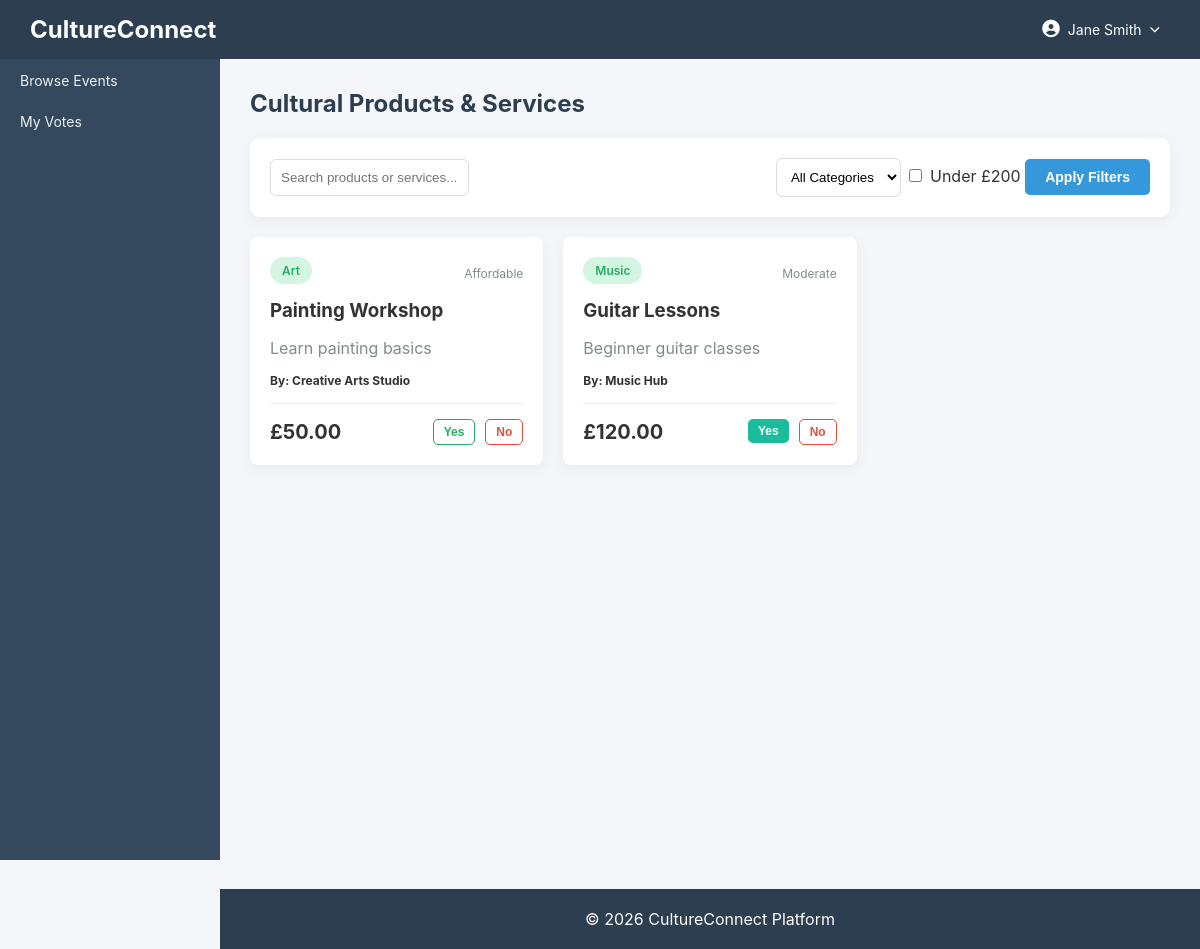
Before: /products (signed in) with the older database file.
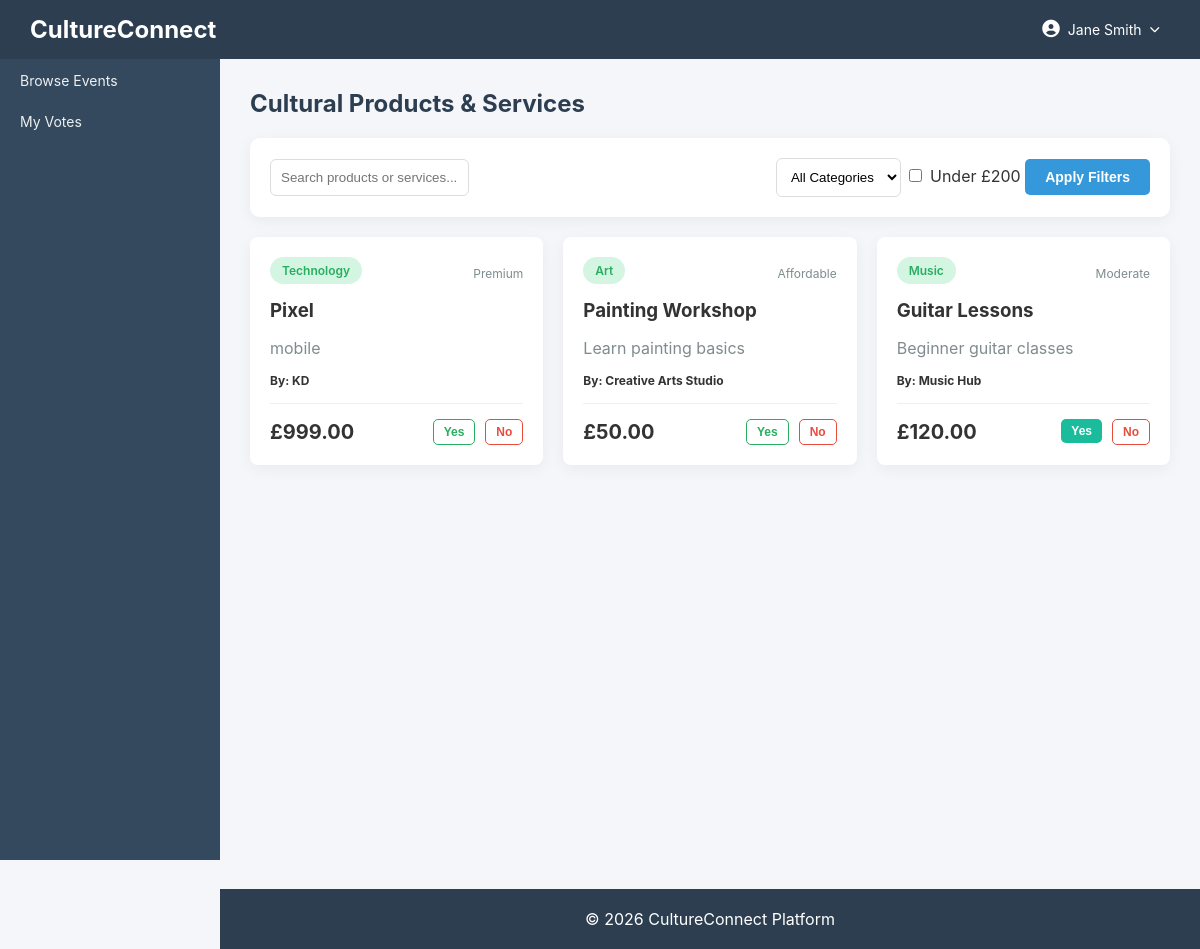
After: the same page with the newer database file.
### tables this page shows
CREATE TABLE `products` (
  `id` int(11) NOT NULL,
  `sme_id` int(11) DEFAULT NULL,
  `name` varchar(150) DEFAULT NULL,
  `description` text DEFAULT NULL,
  `category` varchar(100) DEFAULT NULL,
  `price_category` enum('Affordable','Moderate','Premium') DEFAULT NULL,
  `price` decimal(10,2) DEFAULT NULL,
  `availability` tinyint(1) DEFAULT 1,
  `created_at` timestamp NOT NULL DEFAULT current_timestamp()
);

CREATE TABLE `smes` (
  `id` int(11) NOT NULL,
  `business_name` varchar(150) DEFAULT NULL,
  `contact_email` varchar(100) DEFAULT NULL,
  `phone` varchar(20) DEFAULT NULL,
  `portfolio_link` varchar(255) DEFAULT NULL,
  `created_at` timestamp NOT NULL DEFAULT current_timestamp()
);

### controllers/ProductController.php (called while the page is built, shortened)
<?php
require_once $_SERVER['DOCUMENT_ROOT'] . '/cultureconnect/models/Product.php';
class ProductController {
    public function index() {
        $productModel = new Product();
        $search = $_GET['search'] ?? null;
        $category = $_GET['category'] ?? null;
        $price_limit = $_GET['price_limit'] ?? null;
        $stmt = $productModel->readAll(null, $search, $category, $price_limit);
        $products = [];
        while ($row = $stmt->fetch(PDO::FETCH_ASSOC)) {
            $products[] = $row;
        }
        $user_votes = [];
        if (isset($_SESSION['user_id'])) {
            $database = new Database();
            $conn = $database->getConnection();
            $stmtVotes = $conn->prepare("SELECT product_id, vote FROM votes WHERE user_id = :user_id");
            $stmtVotes->bindParam(':user_id', $_SESSION['user_id']);
            $stmtVotes->execute();
            $user_votes = $stmtVotes->fetchAll(PDO::FETCH_KEY_PAIR);
        }
        require $_SERVER['DOCUMENT_ROOT'] . '/cultureconnect/views/products/index.php';
    }
}
?>

### index.php (called while the page is built)
<?php
    require_once 'router.php';
?>

### models/Product.php (called while the page is built, shortened)
<?php
require_once $_SERVER['DOCUMENT_ROOT'] . '/cultureconnect/config/database.php';
class Product {
    private $conn;
    private $table_name = "products";
    public function __construct() {
        $database = new Database();
        $this->conn = $database->getConnection();
    }
    public function readAll($sme_id = null, $search = null, $category = null, $price_limit = null) {
        $query = "SELECT p.*, s.business_name FROM " . $this->table_name . " p
                  LEFT JOIN smes s ON p.sme_id = s.id WHERE 1=1";
        $query .= " ORDER BY p.created_at DESC";
        $stmt = $this->conn->prepare($query);
        $stmt->execute();
        return $stmt;
    }
}
?>

### config/database.php (called while the page is built, shortened)
<?php
class Database {
    private $host = "localhost";
    private $db_name = "cultureconnect";
    private $username = "root";
    private $password = "";
    public function getConnection() {
        $this->conn = null;
        try {
            $this->conn = new PDO(
                "mysql:host=" . $this->host . ";dbname=" . $this->db_name,
                $this->username,
                $this->password
            );
            $this->conn->setAttribute(PDO::ATTR_ERRMODE, PDO::ERRMODE_EXCEPTION);
        } catch(PDOException $exception) {
            echo "Connection error: " . $exception->getMessage();
        }
        return $this->conn;
    }
}

### views/products/index.php (the view, shortened to what the changed rows need)
<?php include($_SERVER['DOCUMENT_ROOT'] . '/cultureconnect/views/layouts/header.php'); ?>
<div class="content">
    <div class="flex-between mb-20">
        <h2 class="m-0 color-dark">Cultural Products & Services</h2>
    </div>
    <div class="grid-3">
        <?php if(count($products) > 0): ?>
            <?php foreach($products as $p):
                $current_vote = $user_votes[$p['id']] ?? null;
            ?>
                <div class="activity p-20 br-8">
                    <div class="flex-between items-center mb-10">
                        <span class="badge badge-success"><?php echo htmlspecialchars($p['category']); ?></span>
                        <span class="fs-12 text-muted"><?php echo htmlspecialchars($p['price_category']); ?></span>
                    </div>
                    <h3 class="m-0"><?php echo htmlspecialchars($p['name']); ?></h3>
                    <p class="text-muted fs-14 mb-15"><?php echo htmlspecialchars($p['description']); ?></p>
                    <div class="fs-12 text-bold mb-15">
                        By: <?php echo htmlspecialchars($p['business_name'] ?? 'Local Vendor'); ?>
                    </div>
                    <div class="flex-between items-center border-top p-top-15">
                        <div class="fs-20 text-bold color-success">£<?php echo number_format($p['price'], 2); ?></div>
                        <?php if(isset($_SESSION['user_id']) && $_SESSION['role'] === 'user'): ?>
                            <div class="flex-gap-10">
                                <form action="/cultureconnect/votes/store" method="POST" style="display:inline;">
                                    <button type="submit" class="btn btn-sm <?php echo $current_vote === 'Yes' ? 'btn-success' : 'btn-outline-success'; ?>" title="Beneficial Impact">Yes</button>
                                </form>
                                <form action="/cultureconnect/votes/store" method="POST" style="display:inline;">
                                    <button type="submit" class="btn btn-sm <?php echo $current_vote === 'No' ? 'btn-danger' : 'btn-outline-danger'; ?>" title="No Impact">No</button>
                                </form>
                            </div>
                        <?php endif; ?>
                    </div>
                </div>
            <?php endforeach; ?>
        <?php else: ?>
            <div class="card text-center text-muted" style="grid-column: span 3;">
                No cultural products available at the moment.
            </div>
        <?php endif; ?>
    </div>
</div>
<?php include($_SERVER['DOCUMENT_ROOT'] . '/cultureconnect/views/layouts/footer.php'); ?>

Changed rows visible on the page:
added products: category "Technology", price_category "Premium", name "Pixel", description "mobile", sme.business_name "KD", price "999.00"
